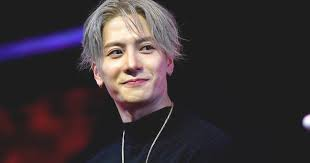
#> input picture Image Resizer/test.jpg, 310 x 163 px
$ python 'img resizer.py'
#> lines starting #> are read from the running program, lines starting #| are printed output that depends on the picture
#> the answer given: 100
#> the answer given: 100
from PIL import Image


def resize_image(size1, size2):
#> called with size1 = 100, size2 = 100
    image = Image.open('test.jpg')
#> image is the input picture: PIL image 310x163 RGB; mean R, G, B 58.1, 50, 53.4

    print(f"Current size: {image.size}")
#| Current size: (310, 163)

    resized_image = image.resize((size1, size2))
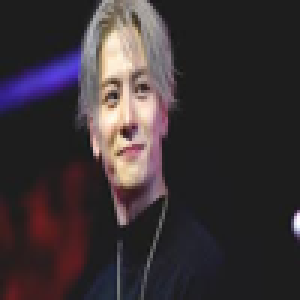
#> resized_image: PIL image 100x100 RGB (shown 3 times larger); mean R, G, B 58.1, 50, 53.4
    resized_image.save('test' + str(size1) + 'x' + str(size2) + '.jpg')


size1 = int(input('Enter width: '))
size2 = int(input('Enter height: '))
resize_image(size1, size2)
